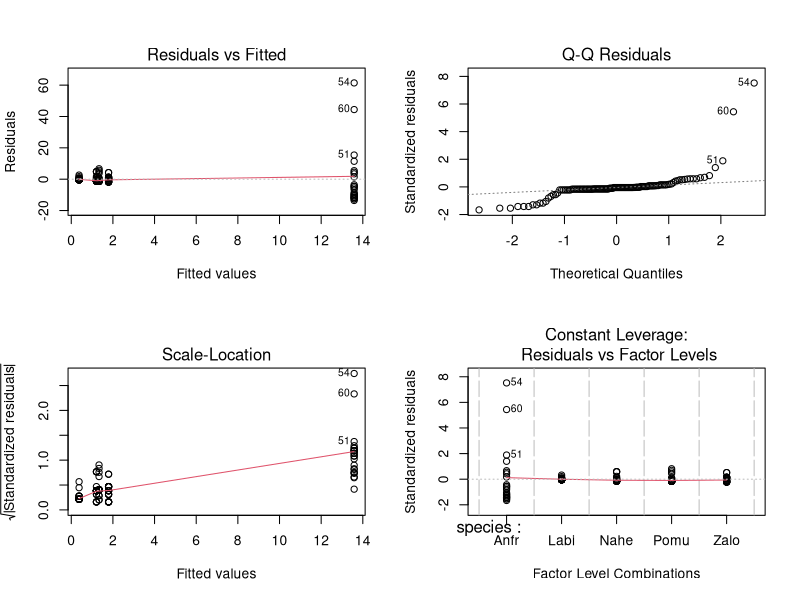
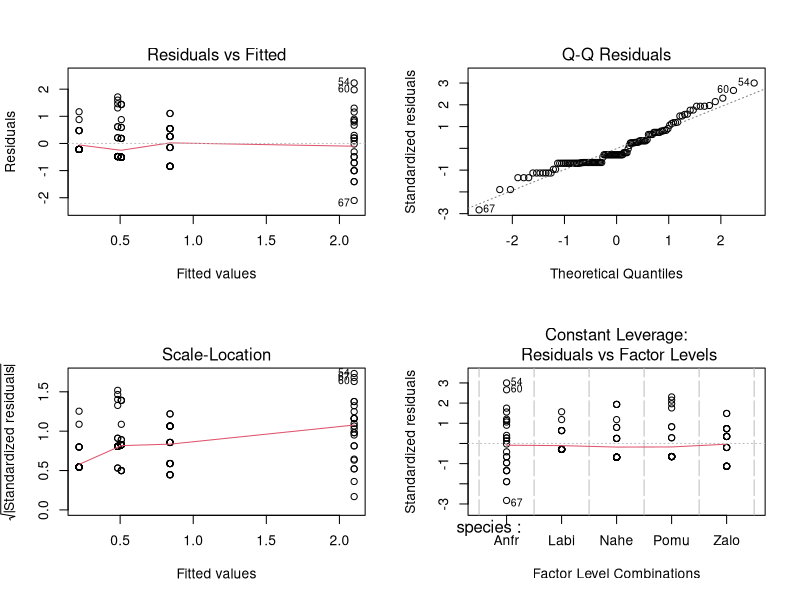
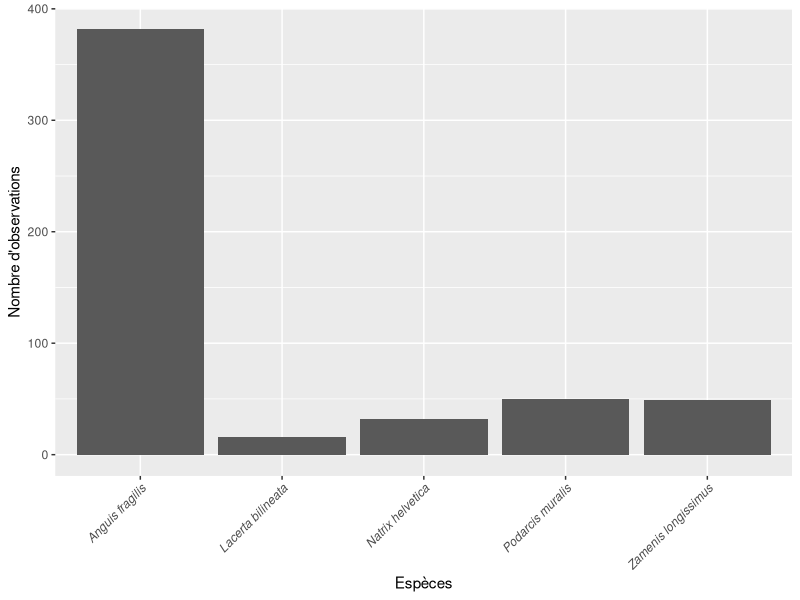
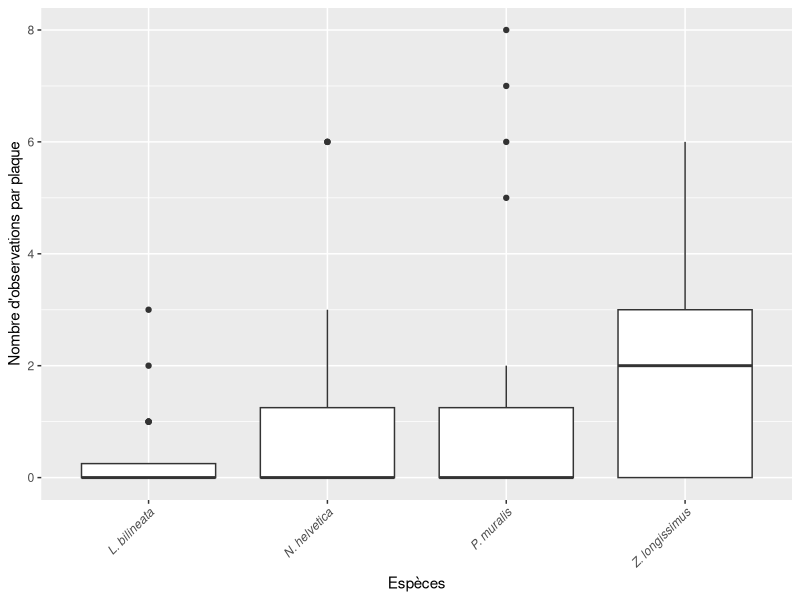
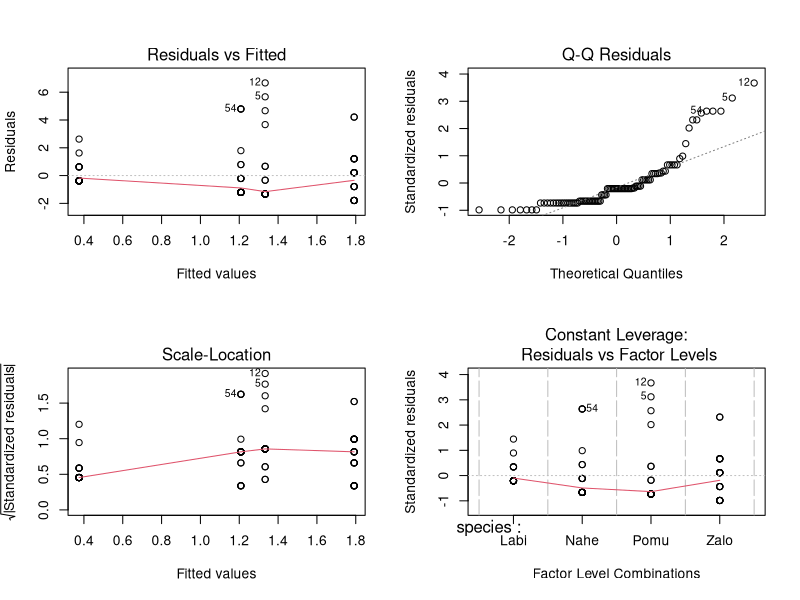
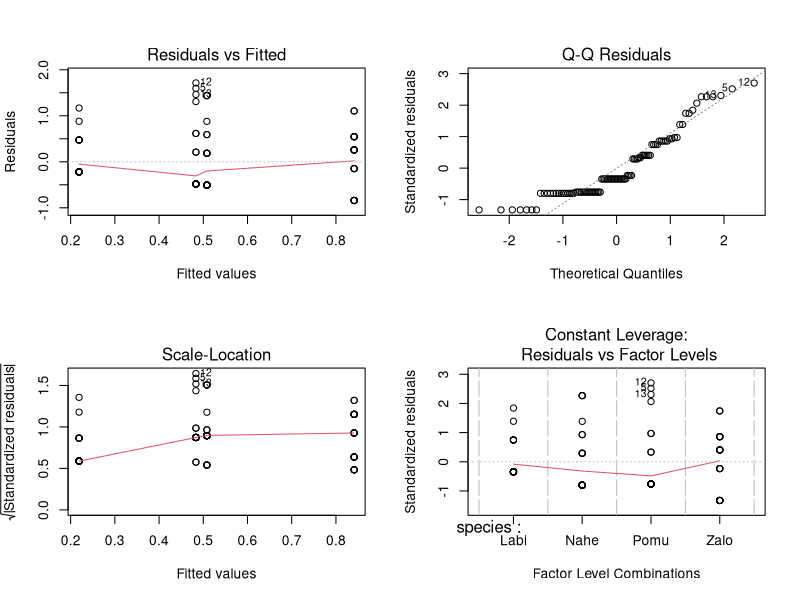
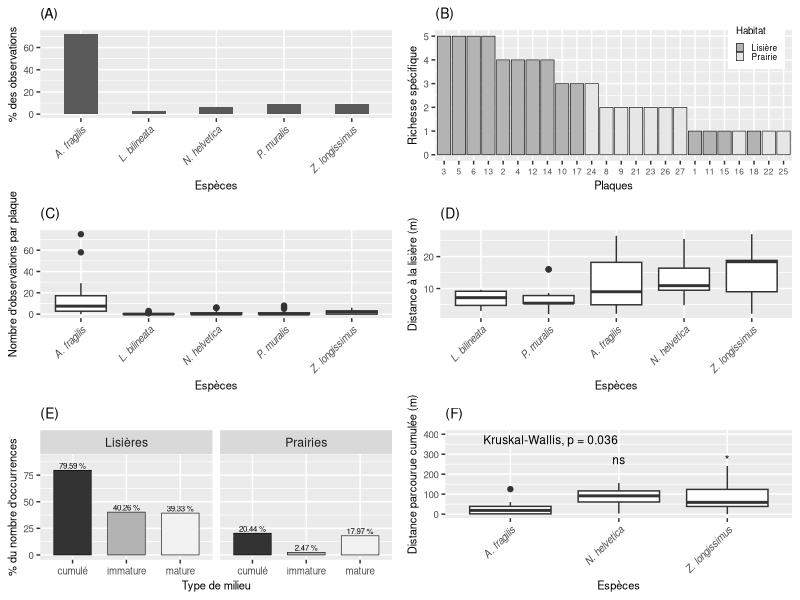

Write R code to recreate these figures, in order.
x=c("here","tidyverse","ggpubr", "gridExtra") #object that contains the packages that will be used in the script
lapply(x,library, character.only=T) #call the packages with the function "library"

################################################
#BARPLOT - NUMBER OF OBSERVATIONS
################################################

df=read_tsv("data_bouvron_1.txt", col_names=F) #read the data table
df #check what it looks like
df[,3]=round((df[,2]*100)/sum(df[,2]),0) #add a column with the percentage of the number of observation per species
colnames(df)=c("species","n","per") #rename the columns
df=mutate(df,species=as.factor(species)) #change the variable "species" to factor
summary(df) #check if everything is ok

#Plot with percentages
p1<-ggplot(data=df, aes(x=species, y=per))+ #define the data source and the aesthetics of the plot
	geom_bar(stat="identity", width=.5)+ #call barplot
	labs(x="Espèces", y="% des observations", title="(A)")+ #titles of the whole plot, and of both axes
	scale_x_discrete(labels=c("Anguis fragilis"=expression(italic("A. fragilis")), "Podarcis muralis"=expression(italic("P. muralis")), "Lacerta bilineata"=expression(italic("L. bilineata")),"Zamenis longissimus"=expression(italic("Z. longissimus")),"Natrix helvetica"=expression(italic("N. helvetica"))))+ #change the x-axis tick mark labels
	theme(axis.text.x=element_text(angle=45, vjust=1, hjust=1,face="italic"))+ #rotate the x-axis tick mark labels of 45° and use an italic font
	theme(plot.title=element_text(size=10), axis.title=element_text(size=8), axis.text.x=element_text(size=7), axis.text.y=element_text(size=7)) #adjust the size of the titles and tick mark labels on both axes

#Plot with actual values
jpeg(file="barplot_count.jpg", width=17, height=17, units="cm", res=200) #save the figure as a jpg file
ggplot(data=df, aes(x=species, y=n))+ #define the data source and the aesthetics of the plot
	geom_bar(stat="identity")+ #barplot representation
	labs(x="Espèces", y="Nombre d'observations")+ #titles of the axes
	theme(axis.text.x=element_text(angle=45, vjust=1, hjust=1,face="italic")) #rotate the text of the axis ticks to 45° and use an italic font
dev.off() #save the figure in the current directory


################################
#PLOT SPECIES RICHNESS BY PLATE
################################

df2=read_tsv("data_bouvron_2.txt") #read the data table
df2 #check what it looks like

#build a new table with species richness per plate
df2<-df2 %>%
	mutate(plaque_ID=as.factor(plaque_ID), milieu=as.factor(milieu)) %>% #transform the variable plaque_ID as factor
	mutate(Pomu=replace(Pomu, Pomu>0,1),Labi=replace(Labi, Labi>0,1),Anfr=replace(Anfr, Anfr>0,1),Nahe=replace(Nahe, Nahe>0,1),Zalo=replace(Zalo, Zalo>0,1)) %>% #replace all values that are not zeros by 1
	mutate(n_sp=rowSums(across(where(is.numeric)))) #adds a column "n_sp" that sums the "1" values for each row where the variables are as numeric
	
#Plot species richness by plate
p2<-ggplot(df2, aes(x=reorder(plaque_ID,-n_sp), y=n_sp, fill=milieu))+ #define the data source and the aesthetics of the plot, as well as the color fill of the bars according to the variable "milieu"
	geom_bar(stat="identity",color="black", size=0.2,)+ #call barplot
	scale_fill_grey(start=.7, end=.9,name="Habitat", labels=c("Lisière","Prairie"))+ #fill the bars with two shades of grey according to habitat type
	labs(x="Plaques", y="Richesse spécifique", title="(B)")+ #provide axes titles and main title
	theme(plot.title=element_text(size=10), axis.title=element_text(size=8), axis.text.x=element_text(size=6), axis.text.y=element_text(size=7))+ #set text size
	theme(legend.title=element_text(size=7), legend.text=element_text(size=6))+ #set legend size
	theme(legend.key.size=unit(0.2,"cm"))+ #set legend elements size
	theme(legend.position=c(0.9,0.9)) #set legent position
	
#some extra descriptive statistics on this data set
sd(df2$n_sp) #standard deviation of the number of species
range(df2$n_sp) #range of the number of species
quantile(df2$n_sp) #quantile of the number of species

chisq.test(df2$n_sp) #chisquare test to test whether the richness significantly varies among plates
#Chi-squared test for given probabilities
#data:  df2$n_sp
#X-squared = 19.25, df = 23, p-value = 0.6866

#beware of the interpretation of these results, because the richness values only vary from 1 to five with the following frequencies:
#1 : 7
#2 : 6
#3 : 3
#4 : 4
#5 : 4

################################################
#NUMBER OF INDIVIDUALS/SPECIES/PLATE
################################################

df3=read_tsv("data_bouvron_3.txt") #read the data table
df3 #check what it looks like
df3<-mutate(df3,plaque_ID=as.factor(plaque_ID), species=as.factor(species)) #change the class of the variables "plaque_ID" and "species" to factor.

#Plot the mean number of observations by plate for each species with a boxplot
p3<-ggplot(df3, aes(x=species, y=n))+ #define the data source and the aesthetics of the plot
	geom_boxplot()+ #call boxplot
	theme(axis.text.x=element_text(angle=45, vjust=1, hjust=1))+ #rotate the x-axis tick mark labels of 45°
	theme(plot.title=element_text(size=10), axis.title=element_text(size=8), axis.text.x=element_text(size=7), axis.text.y=element_text(size=7))+ #set text size
	scale_x_discrete(labels=c("Pomu"=expression(italic("P. muralis")), "Labi"=expression(italic("L. bilineata")),"Anfr"=expression(italic("A. fragilis")),"Zalo"=expression(italic("Z. longissimus")),"Nahe"=expression(italic("N. helvetica"))))+ #change the x-axis tick mark labels
	labs(x="Espèces", y="Nombre d'observations par plaque", title="(C)") #set axes titles and main title

#one-way ANOVA test to test if there is a significant difference between species
res.aov=aov(n~species, data=df3)
#plot to check the post-hoc conditions of the ANOVA
par(mfrow=c(2,2))
plot(res.aov) #there are some outliers and the residuals do not seem to have a normal distribution
shapiro.test(res.aov$res) #to test the normality of the residuals of the ANOVA
#	Shapiro-Wilk normality test
#
#data:  res.aov$res
#W = 0.52445, p-value < 2.2e-16

#The residuals of the ANOVA do not follow a normal distribution
#We apply a log transformation on the n values +1, we add 1 to avoid log(0) wich produces -Inf in R

df3$log_n<-log(df3$n+1)
#we apply the ANOVA on these new values
res.aov2=aov(log_n~species, data=df3)
par(mfrow=c(2,2))
plot(res.aov2) #looks better, no outliers and the distribution of residuals seem to fit a normal distribution
shapiro.test(res.aov2$res) 
#	Shapiro-Wilk normality test
#
#data:  res.aov2$res
#W = 0.94614, p-value = 0.0001137
#Actually the residuals do not fit a normal distribution, the conditions for the ANOVA are not met.

#Still, we perform a summary of the ANOVA to check if there is a significant difference in the numbers according to the species

summary(res.aov2)
#             Df Sum Sq Mean Sq F value  Pr(>F)    
#species       4  53.08  13.271   23.03 5.4e-14 ***
#Residuals   115  66.27   0.576                    
#---
#Signif. codes:  0 ‘***’ 0.001 ‘**’ 0.01 ‘*’ 0.05 ‘.’ 0.1 ‘ ’ 1

#Ther is a significant effect of species on the number.
#We now perform a Tukey test for a pairwise comparison between groups on the fitted values of the ANOVA to check which pair or pairs of species differ from each other in terms of numbers

tukey=TukeyHSD(res.aov2)
tukey
#  Tukey multiple comparisons of means
#    95% family-wise confidence level
#
#Fit: aov(formula = log_n ~ species, data = df2)
#
#$species
#                 diff        lwr       upr     p adj
#Labi-Anfr -3.63633383 -4.8124108 -2.460257 0.0000000
#Nahe-Anfr -3.11790918 -4.2939861 -1.941832 0.0000000
#Pomu-Anfr -3.09983453 -4.2759115 -1.923758 0.0000000
#Zalo-Anfr -2.61636026 -3.7924372 -1.440283 0.0000001
#Nahe-Labi  0.51842465 -0.6576523  1.694502 0.7387804
#Pomu-Labi  0.53649930 -0.6395777  1.712576 0.7134791
#Zalo-Labi  1.01997357 -0.1561034  2.196051 0.1217057
#Pomu-Nahe  0.01807465 -1.1580023  1.194152 0.9999992
#Zalo-Nahe  0.50154892 -0.6745280  1.677626 0.7616722
#Zalo-Pomu  0.48347427 -0.6926027  1.659551 0.7852958


#All the pairwise comparison between Anguis fragilis and all the other species are significant

#We can perform the same analysis without Anguis fragilis now

df3.red<-filter(df3,!species=="Anfr") #remove the data for Anguis fragilis
df3.red$species=factor(df3.red$species) #remove the value Anguis fragilis from the list of values
summary(df3.red) #check what it looks like

#plot the data in a boxplot
jpeg(file="boxplot_plaques_sans_anguis.jpg", width=17, height=17, res=300, units="cm") #save the figure as a jpg file
ggplot(df3.red, aes(x=species, y=n))+ #define the data source and the aesthetics of the plot
	geom_boxplot()+ #call boxplot
	theme(axis.text.x=element_text(angle=45, vjust=1, hjust=1))+ #rotate the x-axis tick mark labels of 45°
	scale_x_discrete(labels=c("Pomu"=expression(italic("P. muralis")), "Labi"=expression(italic("L. bilineata")),"Zalo"=expression(italic("Z. longissimus")),"Nahe"=expression(italic("N. helvetica"))))+ #change manualy the labels of the x axes
	labs(x="Espèces", y="Nombre d'observations par plaque") #titles of the axes
#save the figure in the current directory


#Same procedure as before
#One-way ANOVA test
res.aov3=aov(n~species, data=df3.red)
par(mfrow=c(2,2))
plot(res.aov3)
shapiro.test(res.aov3$res) #The residuals do not fit a normal distribution

#ANOVA with log-transformed data
res.aov4=aov(log_n~species, data=df3.red)
par(mfrow=c(2,2))
plot(res.aov4) #no outliers this time
shapiro.test(res.aov4$res) #The residuals do not fit a normal distribution, still we perform an ANOVA
summary(res.aov4)
#            Df Sum Sq Mean Sq F value Pr(>F)  
#species      3   12.5   4.165   3.183 0.0276 *
#Residuals   92  120.4   1.309                 
#---
#Signif. codes:  0 ‘***’ 0.001 ‘**’ 0.01 ‘*’ 0.05 ‘.’ 0.1 ‘ ’ 1

#Once again, there is a significant effect of species on the number of individuals
#We now perform a Tukey test for a pairwise comparison between groups on the fitted values of the ANOVA to check which pair or pairs of species differ from each other in terms of numbers

tukey=TukeyHSD(res.aov4)
tukey
#  Tukey multiple comparisons of means
#    95% family-wise confidence level
#
#Fit: aov(formula = log_n ~ species, data = df3)
#
#$species
#                diff        lwr       upr     p adj
#Nahe-Labi 0.51842465 -0.3456704 1.3825197 0.4008131
#Pomu-Labi 0.53649930 -0.3275958 1.4005944 0.3700154
#Zalo-Labi 1.01997357  0.1558785 1.8840686 0.0139135
#Pomu-Nahe 0.01807465 -0.8460204 0.8821697 0.9999407
#Zalo-Nahe 0.50154892 -0.3625461 1.3656440 0.4305489
#Zalo-Pomu 0.48347427 -0.3806208 1.3475693 0.4633052

#There is a significant difference between Zamenis longissimus and Lacerta bilineata

########################
#TEST AGE CLASSES
########################

df4=read_tsv("data_bouvron_4.txt") #read the data table
df4 #check what it looks like
df4<-mutate(df4, age=as.factor(age), milieu=as.factor(milieu)) #set the variables "age" and "milieu" as factor

#represent the data through a nested-barplot
df4$perc=round(df4$n*100/sum(df4$n),2) #add a column with percentages

df4_temp<-group_by(df4,age, milieu) %>% #group by "age" and "milieu"
	summarise(sum=sum(perc)) %>% #aggregate data by calculating the sum of percentages in each category
	ungroup() #ungroup the data table

df4_temp<-add_row(df4_temp,age="cumulé",milieu="lisiere",sum=sum(df4_temp[df4_temp$milieu=="lisiere",]$sum)) %>% #we add two rows of cumulate percentages (both categories grouped together)
	add_row(age="cumulé",milieu="prairie",sum=sum(df4_temp[df4_temp$milieu=="prairie",]$sum)) #we add two rows of cumulate percentages (both categories grouped together)

#nested-barplot
p5=ggplot(data=df4_temp, aes(x=age, y=sum, fill=age))+ #define the data source and the aesthetics of the plot
	geom_bar(position="dodge", stat="identity", width=0.7,color="black", size=0.2,show.legend=F)+ #call barplot
	scale_fill_grey(start=.2, end=.95)+ #set the color fill for the bars
	ylim(0,90)+ #set the range of the y-axis
	geom_text(aes(label=paste(sum, "%")),size=2,position=position_dodge(width=0.9),vjust=-0.25)+ #set the text bloc that will provide the percentage value above each bar
	facet_grid(.~milieu, labeller=as_labeller(c(prairie="Prairies",lisiere="Lisières")))+ #set the two barplot per habitat type ("milieu") with manuel labels
	labs(x="Type de milieu", y="% du nombre d'occurrences", title="(E)", width=0.5)+ #set axes titles
	theme(legend.position="none")+ #do not display the legend on the right
	theme(plot.title=element_text(size=10), axis.title=element_text(size=8), axis.text.x=element_text(size=7), axis.text.y=element_text(size=7)) #set text size

#ANOVA for hedges
df4.lis<-filter(df4, milieu=="lisiere") %>% #subset of df4 that contains only the data for "lisiere"
	mutate(log_n=log(n)) #add a column with the log value of "n"
aov.lis=aov(data=df4.lis,log_n~age) 	#ANOVA
summary(aov.lis) #summary of the ANOVA
#            Df Sum Sq Mean Sq F value Pr(>F)
#age          1   0.06  0.0605   0.036  0.855
#Residuals    8  13.49  1.6864                

#No significant effect of age on numbers of individuals in hedges

shapiro.test(aov.lis$res) #The residuals fit a normal distribution


#ANOVA for meadows, same procedure as previously
df4.pr<-filter(df4, milieu=="prairie") %>%
	mutate(log_n=log(n+1))
aov.pr=aov(data=df4.pr,log_n~age)
summary(aov.pr)
#            Df Sum Sq Mean Sq F value Pr(>F)  
#age          1  4.164   4.164   5.111 0.0537 .
#Residuals    8  6.518   0.815                 
#---
#Signif. codes:  0 ‘***’ 0.001 ‘**’ 0.01 ‘*’ 0.05 ‘.’ 0.1 ‘ ’ 1

#5% threshold, we can consider that the effect of age on number of individuals is significant in meadows

shapiro.test(aov.pr$res) #The residuals fit a normal distribution


####################################
#TEST THIGMOTHERMY VS. HELIOTHERMY
####################################

df5=read_tsv("data_bouvron_5.txt") #read the data table
df5 #Check what it looks like
df5<-mutate(df5, species=as.factor(species), mode=as.factor(mode)) #set the class of "species" and "mode" to factor

#We run an ANOVA
aov.thermo=aov(data=df5, log(n)~mode)
summary(aov.thermo)
#            Df Sum Sq Mean Sq F value Pr(>F)  
#mode         1  14.78  14.780   9.914 0.0136 *
#Residuals    8  11.93   1.491                 
#---
#Signif. codes:  0 ‘***’ 0.001 ‘**’ 0.01 ‘*’ 0.05 ‘.’ 0.1 ‘ ’ 1

#The effect of the mode of thermoregulation on the number of individuals is significant

shapiro.test(aov.thermo$res) #The residuals fit a normal distribution

########################
#DISTANCE TO THE HEDGE
########################
df6<-read_delim("distance.csv",delim=";") %>% #read the data table
	mutate(species=as.factor(species)) #set the variable "species" to factor
summary(df6) #check what it looks like

#boxplot representation of the data set
p4=ggplot(data=df6, aes(x=factor(df6$species,levels=c("labi", "pomu", "anfr","nahe","zalo")), y=dist))+ #define the data source and the aesthetics of the plot
	geom_boxplot()+ #call boxplot
	labs(x="Espèces", y="Distance à la lisière (m)", title="(D)")+ #set axes and main titles
	theme(axis.text.x=element_text(angle=45, vjust=1, hjust=1))+ #rotate the x-axis tick mark labels of 45°
	theme(plot.title=element_text(size=10), axis.title=element_text(size=8), axis.text.x=element_text(size=7), axis.text.y=element_text(size=7))+ #set text size
	scale_x_discrete(labels=c("anfr"=expression(paste(italic("A. fragilis"))), "labi"=expression(paste(italic("L. bilineata"))),"nahe"=expression(paste(italic("N. helvetica"))),"pomu"=expression(paste(italic("P. muralis"))),"zalo"=expression(paste(italic("Z. longissimus"))))) #change the x-axis tick mark labels

#We run a non-parametric test on several groups
kruskal.test(dist~species, data=df6)
#	Kruskal-Wallis rank sum test

#data:  dist by species
#Kruskal-Wallis chi-squared = 6.3166, df = 4, p-value = 0.1767

#No significant difference between groups.

#############################
#CUMULATIVE COVERED DISTANCE
#############################
df7<-read_delim("distance_parcourue.csv",delim=";") %>% #read the data table
	mutate(species=as.factor(SP)) %>% #transform the variable "species" into factor
	mutate(dist=`cumul parcouru`, capt=`nbre de capture`) %>% #Change the name of the variables
	select(species, Sexe, Statut, ID, dist, capt) #select the variables
	
#We run a non-parametric test on several groups
kruskal.test(dist~species, data=df7)
#	Kruskal-Wallis rank sum test
#
#data:  dist by species
#Kruskal-Wallis chi-squared = 6.6599, df = 2, p-value = 0.0358

#There is a significant difference between groups.
#We now perform a pairwise comparison between species to detect which ones differ from another
pairwise.wilcox.test(df7$dist, df7$species)
#	Pairwise comparisons using Wilcoxon rank sum test with continuity correction 
#
#data:  df7$dist and df7$species 
#
#     anfr  nahe 
#nahe 0.272 -    
#zalo 0.039 0.820
#
#P value adjustment method: holm 

#We see that the distances covered by Anguis fragilis significantly differ from Zamenis longissimus

my_comp=list(c("anfr","nahe"),c("anfr","zalo"),c("nahe","zalo"))

#boxplot of the data
p6=ggplot(data=df7, aes(x=species, y=dist))+ #define the data source and the aesthetics of the plot
	geom_boxplot()+ #call boxplot
	labs(x="Espèces", y="Distance parcourue cumulée (m)", title="(F)")+ #set axes and main titles
	stat_compare_means(label="p.signif", size=3,label.y=250, method="wilcox.test", ref.group="anfr")+ #add significance marks on the plot with A. fragilis as reference point
	stat_compare_means(method="kruskal",label.y=350, size=3)+ #add the value of the Kruskal-Wallis test on top of the plot
	ylim(0,400)+ #set y-axis range
	theme(axis.text.x=element_text(angle=45, vjust=1, hjust=1))+ #rotate the x-axis tick mark labels of 45°
	theme(plot.title=element_text(size=10), axis.title=element_text(size=8), axis.text.x=element_text(size=7), axis.text.y=element_text(size=7))+ #set text size
	scale_x_discrete(labels=c("anfr"=expression(paste(italic("A. fragilis"))), "nahe"=expression(paste(italic("N. helvetica"))),"zalo"=expression(paste(italic("Z. longissimus"))))) #change the x-axis tick mark labels

##############
#FINAL FIGURE
##############

#We cluster all the figures in the same panel
jpeg(file="figure4.jpg", width=17, height=17, units="cm", res=300) #save the figure as a jpg file
grid.arrange(p1,p2,p3,p4,p5,p6,ncol=2,nrow=3) #group all the plots within a single figure
dev.off() #save the figure in the current directory
